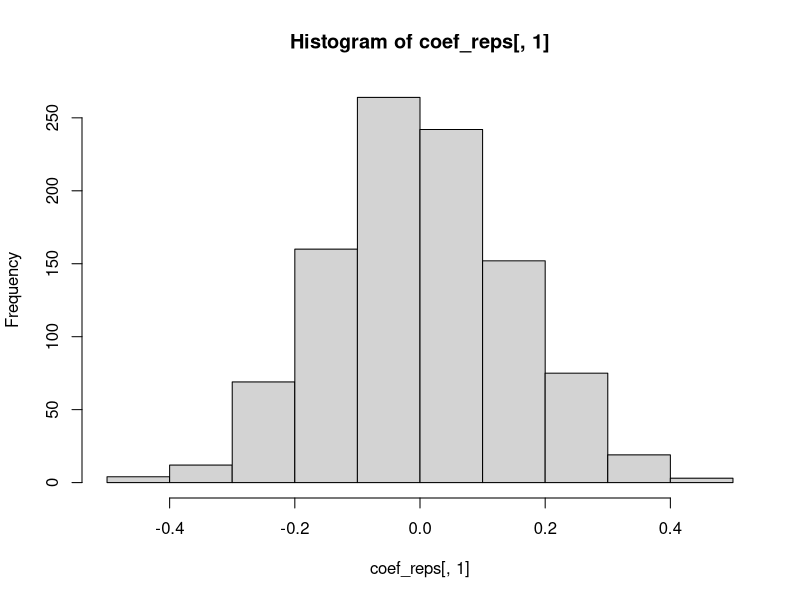
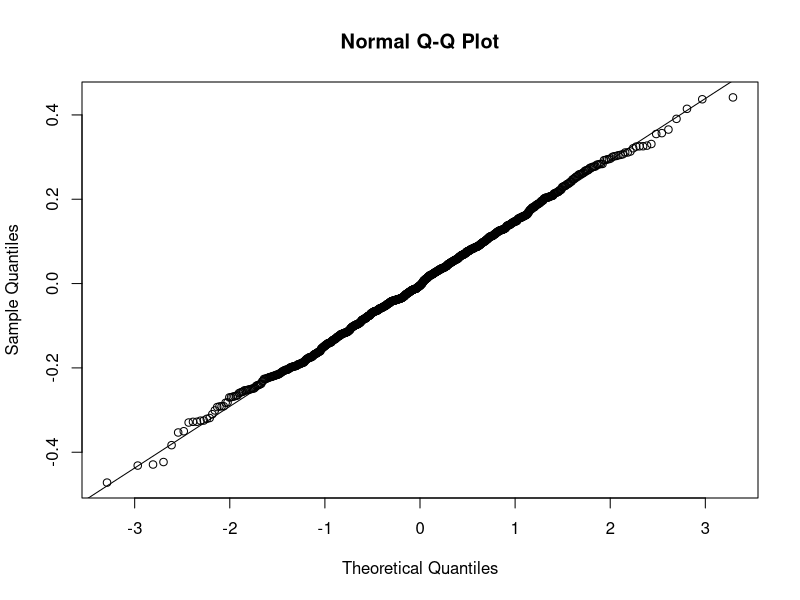
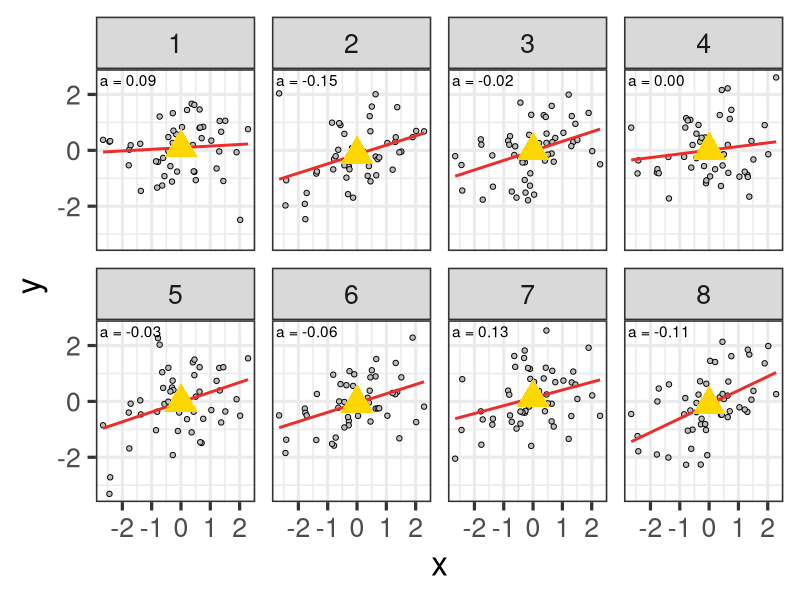

The R source for these figures, in order: (Note: this script raises an error after producing the figures.)
rm(list = ls())
library(ggplot2)
library(dplyr)
library(tibble)
out_dir <- "lecture10/figures"
if (!dir.exists(out_dir)) dir.create(out_dir)

save_figs <- function(..., width = 25, height = 25, units = "cm", .base) {
  if (...length() == 1L) {
    ggsave(...elt(1), file = .base,
           width = width, height = height, units = units)
  } else
    for (i in seq_len(...length()))
      ggsave(...elt(i), file = sprintf(.base, i),
             width = width, height = height, units = units)
}

regressioncol <- "firebrick2"

n <- 50
intercept <- 0
sd_x   <- 1
sd_err <- 1
slope <- .25


coef_reps <- matrix(NA, 1000, 2)
for (i in seq_len(nrow(coef_reps))) {
x <- rnorm(n, 0, sd_x) # is fixed?
  e <- rnorm(n, 0, sd_err)
  y <- intercept + x * slope + e
  coef_reps[i, ] <- unname(coef(lm(y ~ x)))
}

hist(coef_reps[, 1])
qqnorm(coef_reps[, 1]); qqline(coef_reps[, 1])

set.seed(42)
nsim <- 8
tib <- tibble()
  x <- rnorm(n, 0, sd_x) # is fixed?
for (i in seq_len(nsim)) {
  e <- rnorm(n, 0, sd_err)
  y <- intercept + x * slope + e
  tib <- rbind(tib, tibble(
    x = x, y = y, panel = i
  ))
}
  
coefs <- tib |> group_by(panel) |> summarise(
  intercept = coef(lm(y ~ x))[1],
  slope = coef(lm(y ~ x))[2]
) |> mutate(
  label = sprintf("a = %.2f", intercept),
  labelb = sprintf("b = %.2f", slope),
  x0 = 0,
  x1 = 1,
  y0 = intercept + slope * 0,
  y1 = intercept + slope * 1
)

base0 <- ggplot(tib, aes(x = x, y = y)) +
  # geom_smooth(method = "lm", se = FALSE) +
  geom_point(shape = 21, fill = "grey") +
  # geom_text(data = coefs, aes(x = I(.025), y = I(.95), label = label), hjust = 0) +
  facet_wrap(~panel, nrow = 2) +
  theme_bw(base_size = 24)
base1 <- base0 + geom_smooth(method = "lm", se = FALSE, color = regressioncol)
base2 <- base1 + 
  geom_text(data = coefs, aes(x = I(.025), y = I(.94), label = label), hjust = 0) +
  geom_point(data = coefs, aes(x = 0, y = intercept), shape = 17, color = "gold", size = 8)
base2
base3 <- base1 + 
  geom_text(data = coefs, aes(x = I(.025), y = I(.94), label = labelb), hjust = 0) +
  geom_segment(data = coefs, aes(x = x0, y = y0, xend = x1), color = "gold") +
  geom_segment(data = coefs, aes(x = x1, y = y0, yend = y1), color = "gold")
w <- 12
save_figs(base0, base1, base2, base3,
          width = 4 * w, height = 2 * w,
          .base = file.path(out_dir, "sampling_dist_%d.svg"))

stat_col <- "darkgreen"
area_col <- "darkorchid4"
tib_line_t <- tibble(
  x = seq(-15, 15, .1),
  y = dt(x, df = 1002)
)
t_crit <- qt(0.95, 1002)
tib_shade_t <- tib_line_t |> filter(x >= t_crit)
t_plt1 <- ggplot(tib_line_t, aes(x, y)) +
  geom_line() +
  labs(x = "t-statistic", y = "Density") +
  geom_ribbon(data = tib_shade_t, aes(x = x, ymax = y, ymin = 0), fill = area_col, color = area_col, alpha = .8) +
  geom_vline(xintercept = t_crit, linetype = "dashed", alpha = .7, color = stat_col) +
  annotate("text", x = t_crit + .25, y = 0.30, label = "p = 0.05", hjust = 0, vjust = 0, color = stat_col) +
  theme_bw(base_size = 30)

t_plt2 <- t_plt1 +
  geom_vline(xintercept = -11.32, linetype = "dashed", alpha = .7, color = stat_col) +
  annotate("text", x = -11.32 - .25, y = 0.30, label = "What we found", hjust = .5, vjust = 0, color = stat_col)
t_plt2
save_figs(t_plt1, t_plt2, .base = file.path(out_dir, "t_dist_%d.svg"), width = 40)


xx <- seq(0.01, 4, .01)
# yy <- df(xx, 1, 50)
yy <- df(xx, 1, 1002)
f_crit <- .5
f_max <- max(xx)
tib_line  <- tibble(x = xx, y = yy)
tib_shade <- tib_line |> filter(x >= f_crit)
# tib_shade <- bind_rows(tibble(x=f_crit, y = 0), tib_shade, tibble(x=f_max, y = 0))
f_dist0 <- ggplot(tib_line, aes(x, y)) +
  geom_line() +
  labs(x = "F-statistic", y = "Density") +
  theme_bw(base_size = 30)

stat_col <- "darkgreen"
f_dist1 <- f_dist0 +
  geom_vline(xintercept = f_crit, linetype = "dashed", alpha = .7, color = stat_col) +
  annotate("text", x = f_crit + .1, y = 3.05, label = "Test-statistic", hjust = 0, vjust = 0, color = stat_col)

area_col <- "darkorchid4"
xb <- 2.5
yb <- 2
xe <- 1.5
ye <- df(xe, 1, 50) * 2
f_dist2 <- f_dist1 +
  geom_ribbon(data = tib_shade, aes(x = x, ymax = y, ymin = 0), fill = area_col, color = area_col, alpha = .8) +
  geom_segment(x = xb, y = yb, xend = xe, yend = ye, arrow = arrow(length = unit(0.4,"cm")), color = area_col) +
  annotate("text", x = xb*1.05, y = yb*1.05, label = "Area = p-value", hjust = 0, vjust = 0, color = area_col)

save_figs(f_dist0, f_dist1, f_dist2, .base = file.path(out_dir, "f_dist_%d.svg"), width = 40)

f_crit <- .5
f_max <- max(xx)
tib_line  <- tibble(x = xx, y = yy)
tib_shade <- tib_line |> filter(x >= f_crit)
# tib_shade <- bind_rows(tibble(x=f_crit, y = 0), tib_shade, tibble(x=f_max, y = 0))
f_dist0 <- ggplot(tib_line, aes(x, y)) +
  geom_line() +
  labs(x = "F-statistic", y = "Density") +
  theme_bw(base_size = 30)

stat_col <- "darkgreen"
f_dist1 <- f_dist0 +
  geom_vline(xintercept = f_crit, linetype = "dashed", alpha = .7, color = stat_col) +
  annotate("text", x = f_crit + .1, y = 3.05, label = "Test-statistic", hjust = 0, vjust = 0, color = stat_col)

area_col <- "darkorchid4"
xb <- 2.5
yb <- 2
xe <- 1.5
ye <- df(xe, 1, 50) * 2
f_dist2 <- f_dist1 +
  geom_ribbon(data = tib_shade, aes(x = x, ymax = y, ymin = 0), fill = area_col, color = area_col, alpha = .8) +
  geom_segment(x = xb, y = yb, xend = xe, yend = ye, arrow = arrow(length = unit(0.4,"cm")), color = area_col) +
  annotate("text", x = xb*1.05, y = yb*1.05, label = "Area = p-value", hjust = 0, vjust = 0, color = area_col)

save_figs(f_dist0, f_dist1, f_dist2, .base = file.path(out_dir, "f_dist_%d.svg"), width = 40)


(9 + 5) / 2
grades <- c(9, 5)
weights <- c(.4, .6)
mean(grades)
sum(grades * weights)
